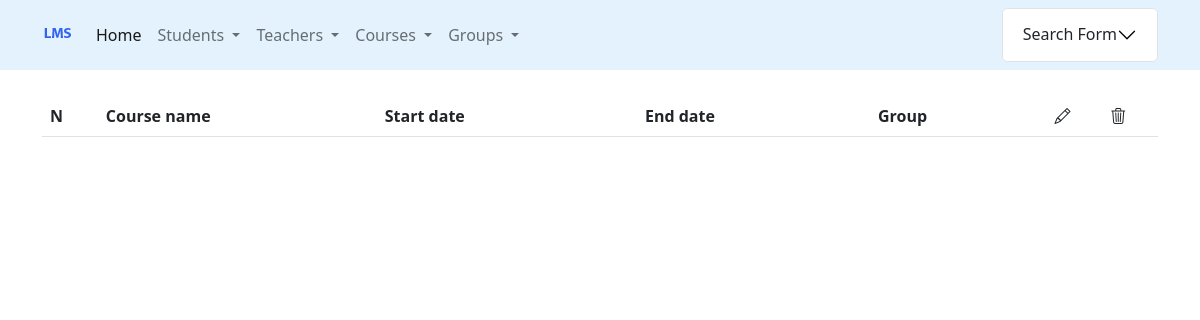
Page /courses/ on the earlier database version.
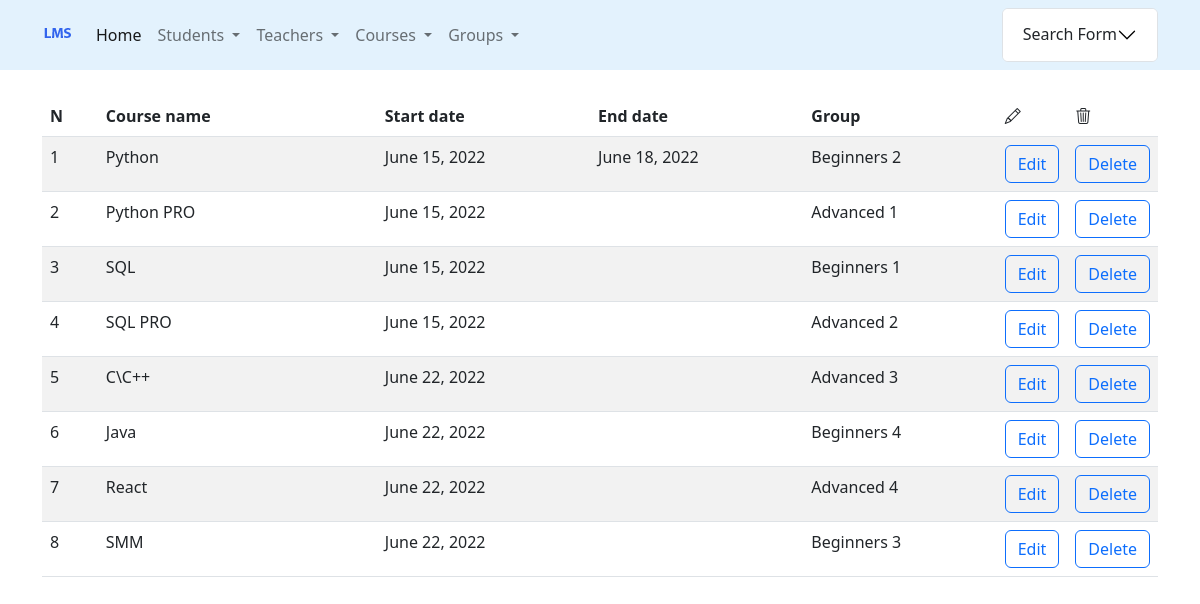
Same page on the later database version.
### courses/models.py (models this page shows, shortened)
class Course(GroupModel):
    group = models.OneToOneField(
        'groups.Group',
        on_delete=models.SET_NULL,
        null=True,
        blank=True,
        related_name='course_of_group'
    )
    teachers = models.ManyToManyField(
        to=Teacher,
        null=True,
        blank=True,
        related_name='courses'
    )
    class Meta:
        verbose_name = 'course'
        verbose_name_plural = 'courses'
        db_table = 'courses'

### groups/models.py (models this page shows)
class Group(GroupModel):
    headman = models.OneToOneField(
        'students.Student',
        on_delete=models.SET_NULL,
        null=True,
        blank=True,
        related_name='headman_group'
    )
    headteacher = models.OneToOneField(
        'teachers.Teacher',
        on_delete=models.SET_NULL,
        null=True,
        blank=True,
        related_name='headteacher_group'
    )
    class Meta:
        verbose_name = 'group'
        verbose_name_plural = 'groups'
        db_table = 'groups'
    def __str__(self):
        return f'{self.group_name}'

### courses/views.py (the view)
# urls.py: path('', ListCoursesView.as_view(), name='list'),                             # Read
class ListCoursesView(ListView):
    model = Course
    template_name = 'courses/list.html'
    def get_queryset(self):
        courses_filter = CourseFilterForm(
            data=self.request.GET,
            queryset=self.model.objects.all()
        )
        return courses_filter

### courses/templates/courses/list.html (shortened to what this page needs)
{% extends 'base.html' %}
{% block content %}
    <br>
      <table class="table table-striped">
    <thead>
        <tr>
            <th style="width: 5%">N</th>
            <th style="width: 25%">Course name</th>
            <th>Start date</th>
            <th>End date</th>
            <th>Group</th>
            <th style="width: 5%"><i class="bi bi-pencil"></i></th>
            <th style="width: 5%"><i class="bi bi-trash3"></i></th>
        </tr>
    </thead>
    {% for course in object_list.qs %}
            <tr>
            <td>{{ forloop.counter }}</td>
            <td>{{ course.group_name }}</td>
            <td>{{ course.start_date }}</td>
            <td>{% if course.end_date %}{{ course.end_date }}{% endif %}</td>
            <td>{{ course.group }}</td>
            <td><a class="btn btn-outline-primary" href="{% url 'courses:update' course.pk %}">Edit</a></td>
            <td><a class="btn btn-outline-primary" href="{% url 'courses:delete' course.pk %}">Delete</a></td>
        </tr>
    {% endfor %}
          </table>
{% endblock %}

Differences in the rows shown:
added Course: group_name "Python", start_date "June 15, 2022", end_date "June 18, 2022", group "Beginners 2"
added Course: group_name "Python PRO", start_date "June 15, 2022", group "Advanced 1"
added Course: group_name "SQL", start_date "June 15, 2022", group "Beginners 1"
added Course: group_name "SQL PRO", start_date "June 15, 2022", group "Advanced 2"
added Course: group_name "C\\C++", start_date "June 22, 2022", group "Advanced 3"
added Course: group_name "Java", start_date "June 22, 2022", group "Beginners 4"
added Course: group_name "React", start_date "June 22, 2022", group "Advanced 4"
added Course: group_name "SMM", start_date "June 22, 2022", group "Beginners 3"
